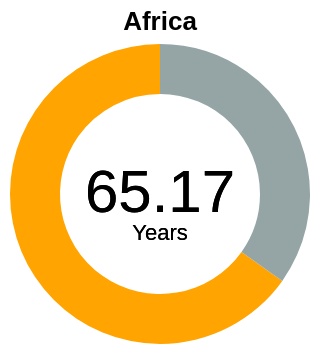

Describe this chart as a Vega-Lite specification.
### Vega-Lite specification from a JSON file in a GitHub repository (floating-point values rounded to 4 significant figures)
{"$schema": "https://vega.github.io/schema/vega-lite/v5.json", "width": 150, "height": 150, "config": {"view": {"stroke": null}, "font": "'Lucida Sans', 'Lucida Sans Regular', 'Lucida Grande', 'Lucida Sans Unicode', Geneva, Verdana, sans-serif"}, "title": {"text": "Africa"}, "data": {"values": [{"Continent": "Africa", "Avg_LE": "65.16819855"}, {"Continent": "Remaining", "Avg_LE": "34.83180145"}]}, "layer": [{"mark": {"type": "arc", "innerRadius": 50}}, {"mark": {"type": "text", "text": "65.17", "fontSize": 30}, "encoding": {"color": {"value": "black"}}}, {"mark": {"type": "text", "text": "Years", "dy": 20}, "encoding": {"color": {"value": "black"}}}], "encoding": {"theta": {"field": "Avg_LE", "type": "quantitative"}, "color": {"field": "Continent", "type": "nominal", "legend": null, "scale": {"domain": ["Africa", "Remaining"], "range": ["#ffa400", "#95A5A6"]}}, "tooltip": [{"field": "Continent", "type": "nominal", "title": "Continent"}, {"field": "Avg_LE", "type": "quantitative", "title": "Life Expectancy (years)", "format": ".2f"}]}}
